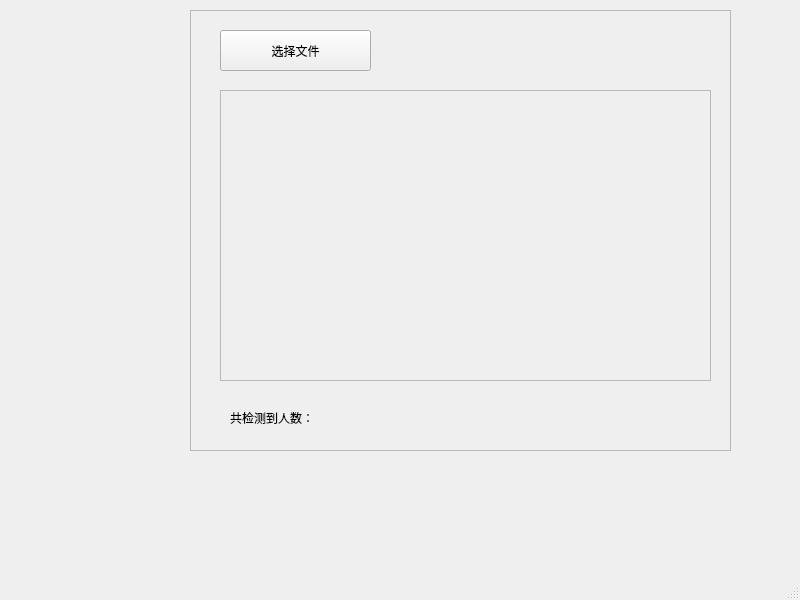
<?xml version="1.0" encoding="UTF-8"?>
<ui version="4.0">
 <class>picture</class>
 <widget class="QMainWindow" name="picture">
  <property name="geometry">
   <rect>
    <x>0</x>
    <y>0</y>
    <width>800</width>
    <height>600</height>
   </rect>
  </property>
  <property name="windowTitle">
   <string>MainWindow</string>
  </property>
  <widget class="QWidget" name="centralwidget">
   <widget class="QFrame" name="frame_2">
    <property name="geometry">
     <rect>
      <x>190</x>
      <y>10</y>
      <width>541</width>
      <height>441</height>
     </rect>
    </property>
    <property name="frameShape">
     <enum>QFrame::StyledPanel</enum>
    </property>
    <property name="frameShadow">
     <enum>QFrame::Raised</enum>
    </property>
    <widget class="QPushButton" name="pushButton">
     <property name="geometry">
      <rect>
       <x>30</x>
       <y>20</y>
       <width>151</width>
       <height>41</height>
      </rect>
     </property>
     <property name="text">
      <string>选择文件</string>
     </property>
    </widget>
    <widget class="QFrame" name="frame">
     <property name="geometry">
      <rect>
       <x>30</x>
       <y>80</y>
       <width>491</width>
       <height>291</height>
      </rect>
     </property>
     <property name="frameShape">
      <enum>QFrame::StyledPanel</enum>
     </property>
     <property name="frameShadow">
      <enum>QFrame::Raised</enum>
     </property>
    </widget>
    <widget class="QLabel" name="label">
     <property name="geometry">
      <rect>
       <x>40</x>
       <y>400</y>
       <width>161</width>
       <height>16</height>
      </rect>
     </property>
     <property name="text">
      <string>共检测到人数： </string>
     </property>
    </widget>
   </widget>
  </widget>
  <widget class="QMenuBar" name="menubar">
   <property name="geometry">
    <rect>
     <x>0</x>
     <y>0</y>
     <width>800</width>
     <height>23</height>
    </rect>
   </property>
  </widget>
  <widget class="QStatusBar" name="statusbar"/>
 </widget>
 <resources/>
 <connections/>
</ui>
